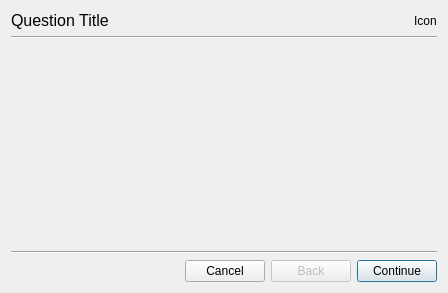
<?xml version="1.0" encoding="UTF-8"?>
<ui version="4.0">
 <class>DebconfGui</class>
 <widget class="QWidget" name="DebconfGui">
  <property name="geometry">
   <rect>
    <x>0</x>
    <y>0</y>
    <width>448</width>
    <height>293</height>
   </rect>
  </property>
  <layout class="QGridLayout" name="gridLayout">
   <item row="0" column="1" colspan="2">
    <widget class="QLabel" name="titleL">
     <property name="sizePolicy">
      <sizepolicy hsizetype="Preferred" vsizetype="Fixed">
       <horstretch>0</horstretch>
       <verstretch>0</verstretch>
      </sizepolicy>
     </property>
     <property name="font">
      <font>
       <pointsize>12</pointsize>
      </font>
     </property>
     <property name="text">
      <string notr="true">Question Title</string>
     </property>
     <property name="wordWrap">
      <bool>true</bool>
     </property>
    </widget>
   </item>
   <item row="0" column="3">
    <widget class="QLabel" name="iconL">
     <property name="sizePolicy">
      <sizepolicy hsizetype="Fixed" vsizetype="Preferred">
       <horstretch>0</horstretch>
       <verstretch>0</verstretch>
      </sizepolicy>
     </property>
     <property name="text">
      <string notr="true">Icon</string>
     </property>
    </widget>
   </item>
   <item row="1" column="1" colspan="3">
    <widget class="Line" name="line">
     <property name="orientation">
      <enum>Qt::Horizontal</enum>
     </property>
    </widget>
   </item>
   <item row="4" column="1" colspan="3">
    <layout class="QHBoxLayout" name="horizontalLayout">
     <property name="sizeConstraint">
      <enum>QLayout::SetNoConstraint</enum>
     </property>
     <item>
      <spacer name="horizontalSpacer">
       <property name="orientation">
        <enum>Qt::Horizontal</enum>
       </property>
       <property name="sizeHint" stdset="0">
        <size>
         <width>40</width>
         <height>20</height>
        </size>
       </property>
      </spacer>
     </item>
     <item>
      <widget class="QPushButton" name="cancelPB">
       <property name="text">
        <string notr="true">Cancel</string>
       </property>
      </widget>
     </item>
     <item>
      <widget class="QPushButton" name="backPB">
       <property name="enabled">
        <bool>false</bool>
       </property>
       <property name="text">
        <string notr="true">Back</string>
       </property>
      </widget>
     </item>
     <item>
      <widget class="QPushButton" name="nextPB">
       <property name="text">
        <string notr="true">Continue</string>
       </property>
       <property name="autoDefault">
        <bool>true</bool>
       </property>
       <property name="default">
        <bool>true</bool>
       </property>
      </widget>
     </item>
    </layout>
   </item>
   <item row="2" column="1" colspan="3">
    <widget class="QScrollArea" name="scrollArea">
     <property name="frameShape">
      <enum>QFrame::NoFrame</enum>
     </property>
     <property name="widgetResizable">
      <bool>true</bool>
     </property>
     <widget class="QWidget" name="scrollAreaWidgetContents">
      <property name="geometry">
       <rect>
        <x>0</x>
        <y>0</y>
        <width>436</width>
        <height>195</height>
       </rect>
      </property>
     </widget>
    </widget>
   </item>
   <item row="3" column="1" colspan="3">
    <widget class="Line" name="line_2">
     <property name="orientation">
      <enum>Qt::Horizontal</enum>
     </property>
    </widget>
   </item>
  </layout>
 </widget>
 <tabstops>
  <tabstop>nextPB</tabstop>
  <tabstop>backPB</tabstop>
  <tabstop>cancelPB</tabstop>
 </tabstops>
 <resources/>
 <connections>
  <connection>
   <sender>nextPB</sender>
   <signal>clicked(bool)</signal>
   <receiver>nextPB</receiver>
   <slot>setEnabled(bool)</slot>
   <hints>
    <hint type="sourcelabel">
     <x>356</x>
     <y>270</y>
    </hint>
    <hint type="destinationlabel">
     <x>371</x>
     <y>268</y>
    </hint>
   </hints>
  </connection>
  <connection>
   <sender>nextPB</sender>
   <signal>clicked(bool)</signal>
   <receiver>backPB</receiver>
   <slot>setEnabled(bool)</slot>
   <hints>
    <hint type="sourcelabel">
     <x>355</x>
     <y>266</y>
    </hint>
    <hint type="destinationlabel">
     <x>295</x>
     <y>266</y>
    </hint>
   </hints>
  </connection>
  <connection>
   <sender>backPB</sender>
   <signal>clicked(bool)</signal>
   <receiver>nextPB</receiver>
   <slot>setEnabled(bool)</slot>
   <hints>
    <hint type="sourcelabel">
     <x>302</x>
     <y>267</y>
    </hint>
    <hint type="destinationlabel">
     <x>382</x>
     <y>277</y>
    </hint>
   </hints>
  </connection>
  <connection>
   <sender>backPB</sender>
   <signal>clicked(bool)</signal>
   <receiver>backPB</receiver>
   <slot>setEnabled(bool)</slot>
   <hints>
    <hint type="sourcelabel">
     <x>319</x>
     <y>275</y>
    </hint>
    <hint type="destinationlabel">
     <x>319</x>
     <y>275</y>
    </hint>
   </hints>
  </connection>
 </connections>
</ui>
